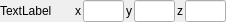
<?xml version="1.0" encoding="UTF-8"?>
<ui version="4.0">
 <class>UIFloat3</class>
 <widget class="QWidget" name="UIFloat3">
  <property name="geometry">
   <rect>
    <x>0</x>
    <y>0</y>
    <width>226</width>
    <height>20</height>
   </rect>
  </property>
  <property name="windowTitle">
   <string>Form</string>
  </property>
  <layout class="QHBoxLayout" name="horizontalLayout" stretch="1,2">
   <property name="spacing">
    <number>0</number>
   </property>
   <property name="leftMargin">
    <number>0</number>
   </property>
   <property name="topMargin">
    <number>0</number>
   </property>
   <property name="rightMargin">
    <number>0</number>
   </property>
   <property name="bottomMargin">
    <number>0</number>
   </property>
   <item>
    <widget class="QLabel" name="label">
     <property name="sizePolicy">
      <sizepolicy hsizetype="Preferred" vsizetype="Preferred">
       <horstretch>1</horstretch>
       <verstretch>0</verstretch>
      </sizepolicy>
     </property>
     <property name="minimumSize">
      <size>
       <width>72</width>
       <height>0</height>
      </size>
     </property>
     <property name="text">
      <string>TextLabel</string>
     </property>
     <property name="wordWrap">
      <bool>true</bool>
     </property>
    </widget>
   </item>
   <item>
    <widget class="QWidget" name="widget" native="true">
     <property name="sizePolicy">
      <sizepolicy hsizetype="Preferred" vsizetype="Preferred">
       <horstretch>2</horstretch>
       <verstretch>0</verstretch>
      </sizepolicy>
     </property>
     <property name="minimumSize">
      <size>
       <width>144</width>
       <height>0</height>
      </size>
     </property>
     <layout class="QHBoxLayout" name="horizontalLayout_2" stretch="0,1,0,1,0,1">
      <property name="spacing">
       <number>2</number>
      </property>
      <property name="leftMargin">
       <number>0</number>
      </property>
      <property name="topMargin">
       <number>0</number>
      </property>
      <property name="rightMargin">
       <number>0</number>
      </property>
      <property name="bottomMargin">
       <number>0</number>
      </property>
      <item>
       <widget class="QLabel" name="label_x">
        <property name="sizePolicy">
         <sizepolicy hsizetype="Minimum" vsizetype="Preferred">
          <horstretch>0</horstretch>
          <verstretch>0</verstretch>
         </sizepolicy>
        </property>
        <property name="text">
         <string>x</string>
        </property>
       </widget>
      </item>
      <item>
       <widget class="FloatLineEdit" name="x"/>
      </item>
      <item>
       <widget class="QLabel" name="label_y">
        <property name="sizePolicy">
         <sizepolicy hsizetype="Fixed" vsizetype="Preferred">
          <horstretch>0</horstretch>
          <verstretch>0</verstretch>
         </sizepolicy>
        </property>
        <property name="text">
         <string>y</string>
        </property>
       </widget>
      </item>
      <item>
       <widget class="FloatLineEdit" name="y"/>
      </item>
      <item>
       <widget class="QLabel" name="label_z">
        <property name="sizePolicy">
         <sizepolicy hsizetype="Minimum" vsizetype="Preferred">
          <horstretch>0</horstretch>
          <verstretch>0</verstretch>
         </sizepolicy>
        </property>
        <property name="text">
         <string>z</string>
        </property>
       </widget>
      </item>
      <item>
       <widget class="FloatLineEdit" name="z"/>
      </item>
     </layout>
    </widget>
   </item>
  </layout>
 </widget>
 <customwidgets>
  <customwidget>
   <class>FloatLineEdit</class>
   <extends>QLineEdit</extends>
   <header location="global">UI/FloatLineEdit.hpp</header>
  </customwidget>
 </customwidgets>
 <resources/>
 <connections/>
</ui>
